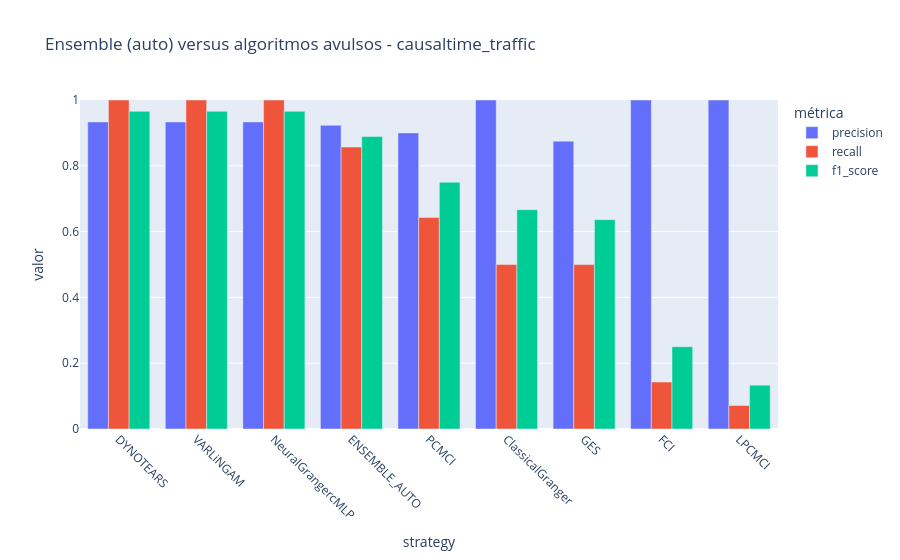

The code cell stored with this chart in its notebook:
### Markdown cell above
## Comparação: Ensemble versus algoritmos avulsos

Executa a mesma avaliação estrutural da seção anterior, mas estratégia por estratégia: cada
algoritmo registrado é avaliado sozinho e o `ENSEMBLE` é avaliado com o limiar
`dataset_validation_threshold` sobre `edge_probability`.

As saídas individuais são reaproveitadas de `selection_result["precomputed_outputs"]`, o
resultado-base que a seleção robusta já calculou uma única vez para cada método — nenhum
algoritmo é reexecutado aqui.

Convenções, idênticas às da validação anterior: direção e lag são colapsados no mesmo par de
nós; para os métodos avulsos toda aresta retornada conta como detecção; para o ensemble apenas
as arestas acima do limiar. `average_precision` e `roc_auc` avaliam o ranking completo dos pares
sem limiar, usando `1 - p_value` quando o método reporta significância e a magnitude do `score`
caso contrário.

Esta seção apenas executa e tabula. Nenhuma conclusão é derivada automaticamente.

### Code cell
# Comparação direta entre o ensemble (ENSEMBLE_AUTO: busca automática 2..N métodos
# + soft voting por consenso de precisão) e cada algoritmo executado sozinho.
import numpy as np
import pandas as pd
import plotly.express as px

from causal_discovery import (
    build_complete_undirected_pair_scores,
    compute_ranked_undirected_skeleton_metrics,
    compute_undirected_skeleton_metrics,
)

if "selection_result" not in globals() or "probabilistic_summary" not in globals():
    raise RuntimeError(
        "Execute primeiro as células do pipeline robusto e da validação estrutural."
    )


def drop_self_links(frame):
    if frame is None or len(frame) == 0:
        return pd.DataFrame(columns=["source", "target", "lag"])
    return frame.loc[frame["source"].ne(frame["target"])].reset_index(drop=True)


def ranking_evidence(frame):
    """Usa 1 - p_value quando o método reporta significância; senão, a magnitude do score."""
    if "p_value" in frame.columns:
        p_values = pd.to_numeric(frame["p_value"], errors="coerce")
        if np.isfinite(p_values).any():
            return "one_minus_p_value"
    return "absolute_score"


def undirected_pairs(frame):
    if len(frame) == 0:
        return set()
    return {
        tuple(sorted((str(source), str(target))))
        for source, target in zip(frame["source"], frame["target"])
        if source != target
    }


def format_pairs(pairs):
    """Compacta a lista de pares em uma string legível na tabela."""
    return ", ".join(f"{source}~{target}" for source, target in sorted(pairs)) or "-"


base_outputs = selection_result.get("precomputed_outputs") or {}
if not base_outputs:
    # Sem pré-cálculo, cada método ainda aparece em alguma combinação avaliada.
    base_outputs = {}
    for evaluation in selection_result["all_evaluations"].values():
        for method_name, method_output in evaluation["outputs"].items():
            base_outputs.setdefault(method_name, method_output)

individual_outputs = {
    name: drop_self_links(base_outputs[name]) for name in sorted(base_outputs)
}
ensemble_summary = drop_self_links(probabilistic_summary)
if "ensemble_selected" in ensemble_summary.columns:
    ensemble_detected = ensemble_summary.loc[
        ensemble_summary["ensemble_selected"].fillna(False).astype(bool)
    ].reset_index(drop=True)
else:
    ensemble_detected = ensemble_summary.loc[
        pd.to_numeric(ensemble_summary["edge_probability"], errors="coerce")
        >= ENSEMBLE_THRESHOLD
    ].reset_index(drop=True)

evaluated_pairs = {
    tuple(sorted((source, target)))
    for source, target in selected_relations
    if source != target
}

strategy_frames = dict(individual_outputs)
strategy_frames["ENSEMBLE_AUTO"] = ensemble_summary
strategy_evidence = {
    name: ranking_evidence(frame) for name, frame in individual_outputs.items()
}
strategy_evidence["ENSEMBLE_AUTO"] = "ensemble_score"

comparison_rows = []
detected_pairs_by_strategy = {}
pair_diagnostics = {}

for strategy, frame in strategy_frames.items():
    binary_frame = ensemble_detected if strategy == "ENSEMBLE_AUTO" else frame
    pairs = undirected_pairs(binary_frame) & evaluated_pairs
    detected_pairs_by_strategy[strategy] = pairs
    row = {
        "strategy": strategy,
        "arestas_retornadas": int(len(binary_frame)),
        "pares_detectados": len(pairs),
    }

    if not dataset_ground_truth.empty:
        binary = compute_undirected_skeleton_metrics(
            binary_frame,
            dataset_ground_truth,
            prob_threshold=0.0,
            nodes=SELECTED_COLUMNS,
            evaluated_relations=selected_relations,
        )
        pair_scores = build_complete_undirected_pair_scores(
            frame,
            SELECTED_COLUMNS,
            evidence=strategy_evidence[strategy],
        )
        pair_scores = pair_scores.loc[[
            tuple(sorted((source, target))) in evaluated_pairs
            for source, target in zip(pair_scores["source"], pair_scores["target"])
        ]].reset_index(drop=True)
        try:
            ranked = compute_ranked_undirected_skeleton_metrics(
                pair_scores, dataset_ground_truth
            )
        except ValueError as error:
            print(f"Ranking não calculado para {strategy}: {error}")
            ranked = {"average_precision": float("nan"), "roc_auc": float("nan")}

        row.update({
            "precision": binary["precision"],
            "recall": binary["recall"],
            "f1_score": binary["f1_score"],
            "f1_menos_baseline": binary["f1_score"] - binary["all_pairs_baseline_f1"],
            "structural_hamming_distance": binary["structural_hamming_distance"],
            "true_positives": binary["true_positives"],
            "false_positives": binary["false_positives"],
            "false_negatives": binary["false_negatives"],
            "average_precision": ranked["average_precision"],
            "roc_auc": ranked["roc_auc"],
        })
        pair_diagnostics[strategy] = {
            "pares_extras_fp": format_pairs(binary["false_positive_pairs"]),
            "pares_nao_recuperados_fn": format_pairs(binary["false_negative_pairs"]),
        }

    comparison_rows.append(row)

method_comparison = pd.DataFrame(comparison_rows).set_index("strategy")
if "f1_score" in method_comparison.columns:
    method_comparison = method_comparison.sort_values("f1_score", ascending=False)

print("--- Ensemble versus algoritmos avulsos ---")
print(f"Dataset ativo: {ACTIVE_DATASET}")
print(f"Melhor combinação do ensemble (ENSEMBLE_AUTO): {selection_result['best_combination']}")
print(f"Limiar de seleção (soft voting): {ENSEMBLE_THRESHOLD:.2f}")
print(f"Estratégias avaliadas: {len(method_comparison)}")
print(f"Pares avaliados: {len(evaluated_pairs)}")

if dataset_ground_truth.empty:
    print("Sem ground truth no dataset ativo: apenas contagens e sobreposição entre estratégias.")
else:
    truth_reference = compute_undirected_skeleton_metrics(
        pd.DataFrame(columns=["source", "target", "lag"]),
        dataset_ground_truth,
        nodes=SELECTED_COLUMNS,
        evaluated_relations=selected_relations,
    )
    print(f"Pares no ground truth: {truth_reference['ground_truth_pairs']}")
    print(f"Prevalência estrutural: {truth_reference['ground_truth_prevalence']:.2%}")
    print(f"F1 do baseline que prevê todos os pares: {truth_reference['all_pairs_baseline_f1']:.3f}")

display(method_comparison.round(3))

if pair_diagnostics:
    print("\n--- Erros por estratégia (pares corretos = verdadeiros menos os FN) ---")
    display(
        pd.DataFrame(pair_diagnostics).T.reindex(method_comparison.index)
    )

ensemble_pairs = detected_pairs_by_strategy["ENSEMBLE_AUTO"]
overlap_rows = []
for strategy, pairs in detected_pairs_by_strategy.items():
    if strategy == "ENSEMBLE_AUTO":
        continue
    union = pairs | ensemble_pairs
    overlap_rows.append({
        "strategy": strategy,
        "pares_em_comum": len(pairs & ensemble_pairs),
        "so_no_metodo": len(pairs - ensemble_pairs),
        "so_no_ensemble": len(ensemble_pairs - pairs),
        "jaccard": (len(pairs & ensemble_pairs) / len(union)) if union else float("nan"),
    })

print("\n--- Sobreposição de cada método com o ensemble (pares não direcionados) ---")
display(pd.DataFrame(overlap_rows).set_index("strategy").round(3))

if "f1_score" in method_comparison.columns:
    chart_frame = (
        method_comparison[["precision", "recall", "f1_score"]]
        .reset_index()
        .melt(id_vars="strategy", var_name="métrica", value_name="valor")
    )
    figure = px.bar(
        chart_frame,
        x="strategy",
        y="valor",
        color="métrica",
        barmode="group",
        category_orders={"strategy": list(method_comparison.index)},
        title=f"Ensemble (auto) versus algoritmos avulsos - {ACTIVE_DATASET}",
    )
    figure.update_xaxes(tickangle=45)
    figure.update_yaxes(range=[0, 1])
    figure.show()

### Figure 1 — Plotly figure (JSON) as saved in the notebook; plotly's stock layout.template omitted (floating-point values rounded to 4 significant figures)
{"data": [{"alignmentgroup": "True", "hovertemplate": "métrica=precision<br>strategy=%{x}<br>valor=%{y}<extra></extra>", "legendgroup": "precision", "marker": {"color": "#636efa", "pattern": {"shape": ""}}, "name": "precision", "offsetgroup": "precision", "orientation": "v", "showlegend": true, "textposition": "auto", "type": "bar", "x": ["DYNOTEARS", "VARLiNGAM", "NeuralGrangercMLP", "ENSEMBLE_AUTO", "PCMCI", "ClassicalGranger", "GES", "FCI", "LPCMCI"], "xaxis": "x", "y": [0.9333, 0.9333, 0.9333, 0.9231, 0.9, 1.0, 0.875, 1.0, 1.0], "yaxis": "y"}, {"alignmentgroup": "True", "hovertemplate": "métrica=recall<br>strategy=%{x}<br>valor=%{y}<extra></extra>", "legendgroup": "recall", "marker": {"color": "#EF553B", "pattern": {"shape": ""}}, "name": "recall", "offsetgroup": "recall", "orientation": "v", "showlegend": true, "textposition": "auto", "type": "bar", "x": ["DYNOTEARS", "VARLiNGAM", "NeuralGrangercMLP", "ENSEMBLE_AUTO", "PCMCI", "ClassicalGranger", "GES", "FCI", "LPCMCI"], "xaxis": "x", "y": [1.0, 1.0, 1.0, 0.8571, 0.6429, 0.5, 0.5, 0.1429, 0.07143], "yaxis": "y"}, {"alignmentgroup": "True", "hovertemplate": "métrica=f1_score<br>strategy=%{x}<br>valor=%{y}<extra></extra>", "legendgroup": "f1_score", "marker": {"color": "#00cc96", "pattern": {"shape": ""}}, "name": "f1_score", "offsetgroup": "f1_score", "orientation": "v", "showlegend": true, "textposition": "auto", "type": "bar", "x": ["DYNOTEARS", "VARLiNGAM", "NeuralGrangercMLP", "ENSEMBLE_AUTO", "PCMCI", "ClassicalGranger", "GES", "FCI", "LPCMCI"], "xaxis": "x", "y": [0.9655, 0.9655, 0.9655, 0.8889, 0.75, 0.6667, 0.6364, 0.25, 0.1333], "yaxis": "y"}], "layout": {"barmode": "group", "legend": {"title": {"text": "métrica"}, "tracegroupgap": 0}, "title": {"text": "Ensemble (auto) versus algoritmos avulsos - causaltime_traffic"}, "xaxis": {"anchor": "y", "categoryarray": ["DYNOTEARS", "VARLiNGAM", "NeuralGrangercMLP", "ENSEMBLE_AUTO", "PCMCI", "ClassicalGranger", "GES", "FCI", "LPCMCI"], "categoryorder": "array", "domain": [0.0, 1.0], "tickangle": 45, "title": {"text": "strategy"}}, "yaxis": {"anchor": "x", "domain": [0.0, 1.0], "range": [0, 1], "title": {"text": "valor"}}}}
